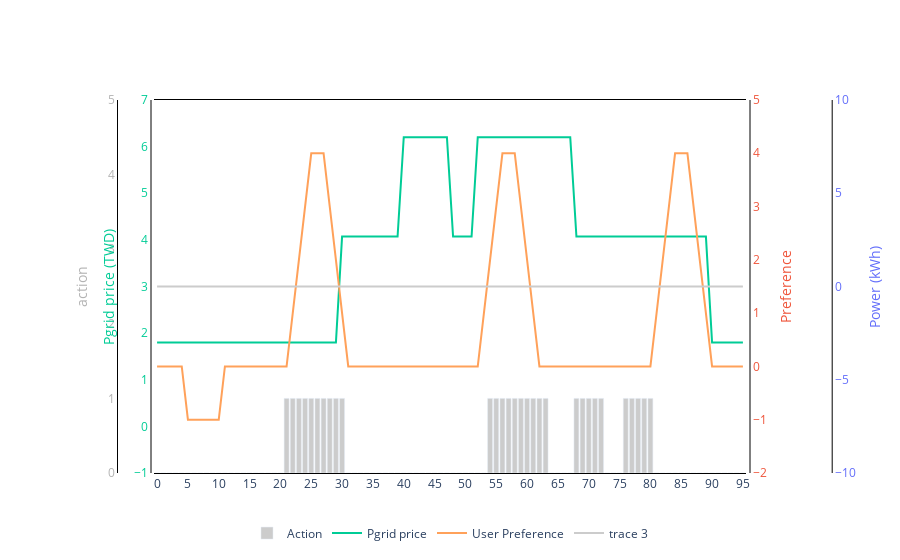
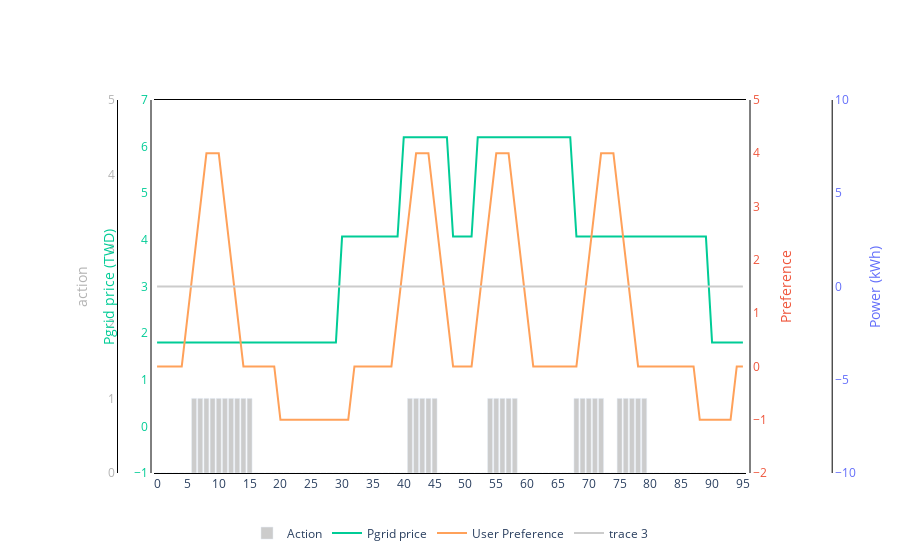
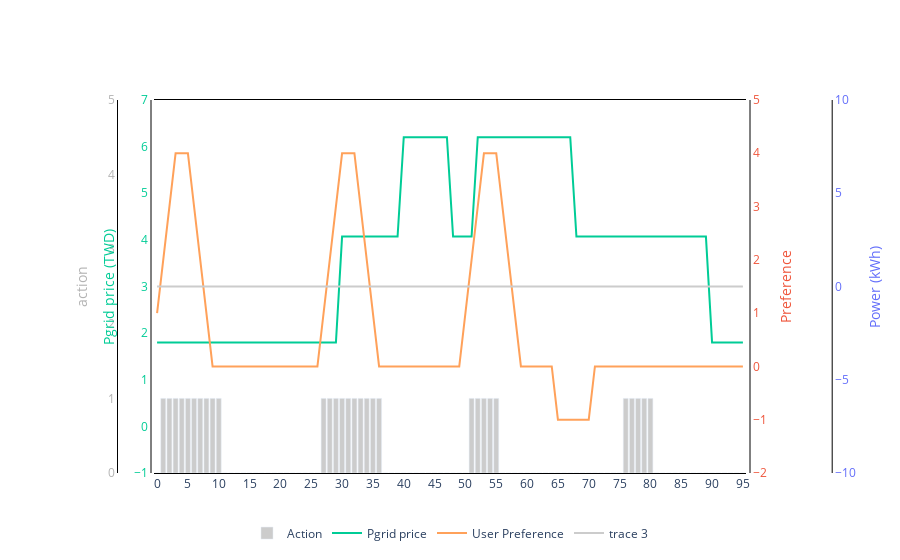
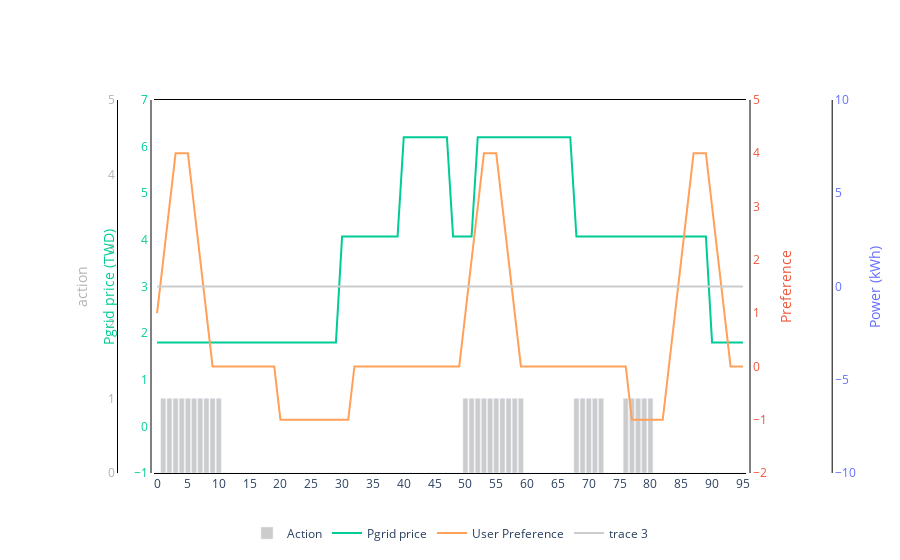

The code cell stored with these charts, in order, in its notebook:
### Code cell
from stable_baselines3 import PPO

import plotly.graph_objects as go

# model =  PPO.load("agent/unint_model_1_nice")
model =  PPO.load("agent/unint_model_f")  

id = 2
#
step = np.array(list(range(0,96)))
env  = UnintEnv(mode = 'test')

for month in range(6,10):
    if   id == 1: # intload_demand1 : 30 power : 1.6
        state , _  = env.reset( id=id, month=month, demand = 30, period = 5, load_power=1.6 )
    elif id == 2: # intload_demand2 : 40 power : 1.5
        state , _  = env.reset( id=id, month=month, demand = 30, period = 5, load_power=1.5  )
    else:         # intload_demand3 : 20 power : 1.3
        state , _  = env.reset( id=id, month=month, demand = 30, period = 5, load_power=1.3  )

    plt_action = []
    plt_price      = env.execute_price
    plt_preference = env.execute_preference
  
    total_rewards = 0
    
    terminated = False
    # for _ in np.arange(20):
    #     action, _ = model.predict(state, deterministic=True)
    #     action = 0
    #     state, reward, terminated, _ , _ = env.step(action)
    #     total_rewards += reward
    #     plt_action.append(env.load_is_on)
    #     if terminated:
    #         break

    for _ in np.arange(96):
        action, _ = model.predict(state,  deterministic=True)
        state, reward, terminated, _ , _ = env.step(action)
        total_rewards += reward
        plt_action.append(env.load_is_on)
        if terminated:
            break

    print('Left remain time = ',env.load_remain_demand)    
    print("Total_reward = ", total_rewards)

    #temperature --------------------------------------------------------------------------------------
    fig = go.Figure()
    fig.add_trace(go.Bar    (x=step,y=plt_action    ,name="Action",marker=dict(color="rgb(204,204,204)")))
    fig.add_trace(go.Scatter(x=step,y=plt_price     ,name="Pgrid price"    ,yaxis="y2",line=dict(color="#00cc96")))
    fig.add_trace(go.Scatter(x=step,y=plt_preference,name="User Preference",yaxis="y3",line=dict(color="#ffa15a")))
    fig.add_trace(go.Scatter(x=step,y=np.zeros(96)  ,yaxis="y4",line=dict(color="rgb(204,204,204)")))

    fig.update_layout(
        xaxis = dict(domain=[0.1, 0.9],tick0 = 0,dtick = 5,showgrid=False),
        yaxis = dict(title="action"      ,titlefont=dict(color="rgb(179,179,179)"), tickfont=dict(color="rgb(179,179,179)"),
                    range=[  0, 5], position = 0.05, showgrid=False , anchor="free", side="left"),

        yaxis2= dict(title="Pgrid price (TWD)",titlefont=dict(color="#00cc96"), tickfont=dict(color="#00cc96"),
                    range=[ -1, 7], position = 0.10, showgrid=False, overlaying="y", anchor="free", side="left" , autoshift=True),
                    
        yaxis3= dict(title="Preference " ,titlefont=dict(color="#ef553b"), tickfont=dict(color="#ef553b"),
                    range=[  -2, 5], position = 0.9, showgrid=False, overlaying="y", anchor="free", side="right", autoshift=True),

        yaxis4= dict(title="Power (kWh) " ,titlefont=dict(color="#636efa"), tickfont=dict(color="#636efa"),
                    range=[  -10, 10], position = 0.95, showgrid=False, overlaying="y", anchor="free", side="right", autoshift=True),
        plot_bgcolor='rgba(0,0,0,0)',legend=dict(orientation="h",yanchor="bottom",y=-0.2,xanchor="center",x=0.5)
    )

    fig.update_xaxes(showline=True,linewidth=1,linecolor='black',mirror=True)
    fig.update_yaxes(showline=True,linewidth=1,linecolor='black',mirror=True)
    fig.show()

### Figure 1 — Plotly figure (JSON) as saved in the notebook; plotly's stock layout.template omitted (floating-point values rounded to 4 significant figures)
{"data": [{"marker": {"color": "rgb(204,204,204)"}, "name": "Action", "type": "bar", "x": [0, 1, 2, 3, 4, 5, 6, 7, 8, 9, 10, 11, 12, 13, 14, 15, 16, 17, 18, 19, 20, 21, 22, 23, 24, 25, 26, 27, 28, 29, 30, 31, 32, 33, 34, 35, 36, 37, 38, 39, 40, 41, 42, 43, 44, 45, 46, 47, 48, 49, 50, 51, 52, 53, 54, 55, 56, 57, 58, 59, 60, 61, 62, 63, 64, 65, 66, 67, 68, 69, 70, 71, 72, 73, 74, 75, 76, 77, 78, 79, 80, 81, 82, 83, 84, 85, 86, 87, 88, 89, 90, 91, 92, 93, 94, 95], "y": [0, 0, 0, 0, 0, 0, 0, 0, 0, 0, 0, 0, 0, 0, 0, 0, 0, 0, 0, 0, 0, 1, 1, 1, 1, 1, 1, 1, 1, 1, 1, 0, 0, 0, 0, 0, 0, 0, 0, 0, 0, 0, 0, 0, 0, 0, 0, 0, 0, 0, 0, 0, 0, 0, 1, 1, 1, 1, 1, 1, 1, 1, 1, 1, 0, 0, 0, 0, 1, 1, 1, 1, 1, 0, 0, 0, 1, 1, 1, 1, 1, 0, 0, 0, 0, 0, 0, 0, 0, 0, 0, 0, 0, 0, 0, 0]}, {"line": {"color": "#00cc96"}, "name": "Pgrid price", "type": "scatter", "x": [0, 1, 2, 3, 4, 5, 6, 7, 8, 9, 10, 11, 12, 13, 14, 15, 16, 17, 18, 19, 20, 21, 22, 23, 24, 25, 26, 27, 28, 29, 30, 31, 32, 33, 34, 35, 36, 37, 38, 39, 40, 41, 42, 43, 44, 45, 46, 47, 48, 49, 50, 51, 52, 53, 54, 55, 56, 57, 58, 59, 60, 61, 62, 63, 64, 65, 66, 67, 68, 69, 70, 71, 72, 73, 74, 75, 76, 77, 78, 79, 80, 81, 82, 83, 84, 85, 86, 87, 88, 89, 90, 91, 92, 93, 94, 95], "y": [1.8, 1.8, 1.8, 1.8, 1.8, 1.8, 1.8, 1.8, 1.8, 1.8, 1.8, 1.8, 1.8, 1.8, 1.8, 1.8, 1.8, 1.8, 1.8, 1.8, 1.8, 1.8, 1.8, 1.8, 1.8, 1.8, 1.8, 1.8, 1.8, 1.8, 4.07, 4.07, 4.07, 4.07, 4.07, 4.07, 4.07, 4.07, 4.07, 4.07, 6.2, 6.2, 6.2, 6.2, 6.2, 6.2, 6.2, 6.2, 4.07, 4.07, 4.07, 4.07, 6.2, 6.2, 6.2, 6.2, 6.2, 6.2, 6.2, 6.2, 6.2, 6.2, 6.2, 6.2, 6.2, 6.2, 6.2, 6.2, 4.07, 4.07, 4.07, 4.07, 4.07, 4.07, 4.07, 4.07, 4.07, 4.07, 4.07, 4.07, 4.07, 4.07, 4.07, 4.07, 4.07, 4.07, 4.07, 4.07, 4.07, 4.07, 1.8, 1.8, 1.8, 1.8, 1.8, 1.8], "yaxis": "y2"}, {"line": {"color": "#ffa15a"}, "name": "User Preference", "type": "scatter", "x": [0, 1, 2, 3, 4, 5, 6, 7, 8, 9, 10, 11, 12, 13, 14, 15, 16, 17, 18, 19, 20, 21, 22, 23, 24, 25, 26, 27, 28, 29, 30, 31, 32, 33, 34, 35, 36, 37, 38, 39, 40, 41, 42, 43, 44, 45, 46, 47, 48, 49, 50, 51, 52, 53, 54, 55, 56, 57, 58, 59, 60, 61, 62, 63, 64, 65, 66, 67, 68, 69, 70, 71, 72, 73, 74, 75, 76, 77, 78, 79, 80, 81, 82, 83, 84, 85, 86, 87, 88, 89, 90, 91, 92, 93, 94, 95], "y": [0, 0, 0, 0, 0, -1, -1, -1, -1, -1, -1, 0, 0, 0, 0, 0, 0, 0, 0, 0, 0, 0, 1, 2, 3, 4, 4, 4, 3, 2, 1, 0, 0, 0, 0, 0, 0, 0, 0, 0, 0, 0, 0, 0, 0, 0, 0, 0, 0, 0, 0, 0, 0, 1, 2, 3, 4, 4, 4, 3, 2, 1, 0, 0, 0, 0, 0, 0, 0, 0, 0, 0, 0, 0, 0, 0, 0, 0, 0, 0, 0, 1, 2, 3, 4, 4, 4, 3, 2, 1, 0, 0, 0, 0, 0, 0], "yaxis": "y3"}, {"line": {"color": "rgb(204,204,204)"}, "type": "scatter", "x": [0, 1, 2, 3, 4, 5, 6, 7, 8, 9, 10, 11, 12, 13, 14, 15, 16, 17, 18, 19, 20, 21, 22, 23, 24, 25, 26, 27, 28, 29, 30, 31, 32, 33, 34, 35, 36, 37, 38, 39, 40, 41, 42, 43, 44, 45, 46, 47, 48, 49, 50, 51, 52, 53, 54, 55, 56, 57, 58, 59, 60, 61, 62, 63, 64, 65, 66, 67, 68, 69, 70, 71, 72, 73, 74, 75, 76, 77, 78, 79, 80, 81, 82, 83, 84, 85, 86, 87, 88, 89, 90, 91, 92, 93, 94, 95], "y": [0, 0, 0, 0, 0, 0, 0, 0, 0, 0, 0, 0, 0, 0, 0, 0, 0, 0, 0, 0, 0, 0, 0, 0, 0, 0, 0, 0, 0, 0, 0, 0, 0, 0, 0, 0, 0, 0, 0, 0, 0, 0, 0, 0, 0, 0, 0, 0, 0, 0, 0, 0, 0, 0, 0, 0, 0, 0, 0, 0, 0, 0, 0, 0, 0, 0, 0, 0, 0, 0, 0, 0, 0, 0, 0, 0, 0, 0, 0, 0, 0, 0, 0, 0, 0, 0, 0, 0, 0, 0, 0, 0, 0, 0, 0, 0], "yaxis": "y4"}], "layout": {"legend": {"orientation": "h", "x": 0.5, "xanchor": "center", "y": -0.2, "yanchor": "bottom"}, "plot_bgcolor": "rgba(0,0,0,0)", "xaxis": {"domain": [0.1, 0.9], "dtick": 5, "linecolor": "black", "linewidth": 1, "mirror": true, "showgrid": false, "showline": true, "tick0": 0}, "yaxis": {"anchor": "free", "linecolor": "black", "linewidth": 1, "mirror": true, "position": 0.05, "range": [0, 5], "showgrid": false, "showline": true, "side": "left", "tickfont": {"color": "rgb(179,179,179)"}, "title": {"font": {"color": "rgb(179,179,179)"}, "text": "action"}}, "yaxis2": {"anchor": "free", "autoshift": true, "linecolor": "black", "linewidth": 1, "mirror": true, "overlaying": "y", "position": 0.1, "range": [-1, 7], "showgrid": false, "showline": true, "side": "left", "tickfont": {"color": "#00cc96"}, "title": {"font": {"color": "#00cc96"}, "text": "Pgrid price (TWD)"}}, "yaxis3": {"anchor": "free", "autoshift": true, "linecolor": "black", "linewidth": 1, "mirror": true, "overlaying": "y", "position": 0.9, "range": [-2, 5], "showgrid": false, "showline": true, "side": "right", "tickfont": {"color": "#ef553b"}, "title": {"font": {"color": "#ef553b"}, "text": "Preference "}}, "yaxis4": {"anchor": "free", "autoshift": true, "linecolor": "black", "linewidth": 1, "mirror": true, "overlaying": "y", "position": 0.95, "range": [-10, 10], "showgrid": false, "showline": true, "side": "right", "tickfont": {"color": "#636efa"}, "title": {"font": {"color": "#636efa"}, "text": "Power (kWh) "}}}}

### Figure 2 — Plotly figure (JSON) as saved in the notebook; plotly's stock layout.template omitted (floating-point values rounded to 4 significant figures)
{"data": [{"marker": {"color": "rgb(204,204,204)"}, "name": "Action", "type": "bar", "x": [0, 1, 2, 3, 4, 5, 6, 7, 8, 9, 10, 11, 12, 13, 14, 15, 16, 17, 18, 19, 20, 21, 22, 23, 24, 25, 26, 27, 28, 29, 30, 31, 32, 33, 34, 35, 36, 37, 38, 39, 40, 41, 42, 43, 44, 45, 46, 47, 48, 49, 50, 51, 52, 53, 54, 55, 56, 57, 58, 59, 60, 61, 62, 63, 64, 65, 66, 67, 68, 69, 70, 71, 72, 73, 74, 75, 76, 77, 78, 79, 80, 81, 82, 83, 84, 85, 86, 87, 88, 89, 90, 91, 92, 93, 94, 95], "y": [0, 0, 0, 0, 0, 0, 1, 1, 1, 1, 1, 1, 1, 1, 1, 1, 0, 0, 0, 0, 0, 0, 0, 0, 0, 0, 0, 0, 0, 0, 0, 0, 0, 0, 0, 0, 0, 0, 0, 0, 0, 1, 1, 1, 1, 1, 0, 0, 0, 0, 0, 0, 0, 0, 1, 1, 1, 1, 1, 0, 0, 0, 0, 0, 0, 0, 0, 0, 1, 1, 1, 1, 1, 0, 0, 1, 1, 1, 1, 1, 0, 0, 0, 0, 0, 0, 0, 0, 0, 0, 0, 0, 0, 0, 0, 0]}, {"line": {"color": "#00cc96"}, "name": "Pgrid price", "type": "scatter", "x": [0, 1, 2, 3, 4, 5, 6, 7, 8, 9, 10, 11, 12, 13, 14, 15, 16, 17, 18, 19, 20, 21, 22, 23, 24, 25, 26, 27, 28, 29, 30, 31, 32, 33, 34, 35, 36, 37, 38, 39, 40, 41, 42, 43, 44, 45, 46, 47, 48, 49, 50, 51, 52, 53, 54, 55, 56, 57, 58, 59, 60, 61, 62, 63, 64, 65, 66, 67, 68, 69, 70, 71, 72, 73, 74, 75, 76, 77, 78, 79, 80, 81, 82, 83, 84, 85, 86, 87, 88, 89, 90, 91, 92, 93, 94, 95], "y": [1.8, 1.8, 1.8, 1.8, 1.8, 1.8, 1.8, 1.8, 1.8, 1.8, 1.8, 1.8, 1.8, 1.8, 1.8, 1.8, 1.8, 1.8, 1.8, 1.8, 1.8, 1.8, 1.8, 1.8, 1.8, 1.8, 1.8, 1.8, 1.8, 1.8, 4.07, 4.07, 4.07, 4.07, 4.07, 4.07, 4.07, 4.07, 4.07, 4.07, 6.2, 6.2, 6.2, 6.2, 6.2, 6.2, 6.2, 6.2, 4.07, 4.07, 4.07, 4.07, 6.2, 6.2, 6.2, 6.2, 6.2, 6.2, 6.2, 6.2, 6.2, 6.2, 6.2, 6.2, 6.2, 6.2, 6.2, 6.2, 4.07, 4.07, 4.07, 4.07, 4.07, 4.07, 4.07, 4.07, 4.07, 4.07, 4.07, 4.07, 4.07, 4.07, 4.07, 4.07, 4.07, 4.07, 4.07, 4.07, 4.07, 4.07, 1.8, 1.8, 1.8, 1.8, 1.8, 1.8], "yaxis": "y2"}, {"line": {"color": "#ffa15a"}, "name": "User Preference", "type": "scatter", "x": [0, 1, 2, 3, 4, 5, 6, 7, 8, 9, 10, 11, 12, 13, 14, 15, 16, 17, 18, 19, 20, 21, 22, 23, 24, 25, 26, 27, 28, 29, 30, 31, 32, 33, 34, 35, 36, 37, 38, 39, 40, 41, 42, 43, 44, 45, 46, 47, 48, 49, 50, 51, 52, 53, 54, 55, 56, 57, 58, 59, 60, 61, 62, 63, 64, 65, 66, 67, 68, 69, 70, 71, 72, 73, 74, 75, 76, 77, 78, 79, 80, 81, 82, 83, 84, 85, 86, 87, 88, 89, 90, 91, 92, 93, 94, 95], "y": [0, 0, 0, 0, 0, 1, 2, 3, 4, 4, 4, 3, 2, 1, 0, 0, 0, 0, 0, 0, -1, -1, -1, -1, -1, -1, -1, -1, -1, -1, -1, -1, 0, 0, 0, 0, 0, 0, 0, 1, 2, 3, 4, 4, 4, 3, 2, 1, 0, 0, 0, 0, 1, 2, 3, 4, 4, 4, 3, 2, 1, 0, 0, 0, 0, 0, 0, 0, 0, 1, 2, 3, 4, 4, 4, 3, 2, 1, 0, 0, 0, 0, 0, 0, 0, 0, 0, 0, -1, -1, -1, -1, -1, -1, 0, 0], "yaxis": "y3"}, {"line": {"color": "rgb(204,204,204)"}, "type": "scatter", "x": [0, 1, 2, 3, 4, 5, 6, 7, 8, 9, 10, 11, 12, 13, 14, 15, 16, 17, 18, 19, 20, 21, 22, 23, 24, 25, 26, 27, 28, 29, 30, 31, 32, 33, 34, 35, 36, 37, 38, 39, 40, 41, 42, 43, 44, 45, 46, 47, 48, 49, 50, 51, 52, 53, 54, 55, 56, 57, 58, 59, 60, 61, 62, 63, 64, 65, 66, 67, 68, 69, 70, 71, 72, 73, 74, 75, 76, 77, 78, 79, 80, 81, 82, 83, 84, 85, 86, 87, 88, 89, 90, 91, 92, 93, 94, 95], "y": [0, 0, 0, 0, 0, 0, 0, 0, 0, 0, 0, 0, 0, 0, 0, 0, 0, 0, 0, 0, 0, 0, 0, 0, 0, 0, 0, 0, 0, 0, 0, 0, 0, 0, 0, 0, 0, 0, 0, 0, 0, 0, 0, 0, 0, 0, 0, 0, 0, 0, 0, 0, 0, 0, 0, 0, 0, 0, 0, 0, 0, 0, 0, 0, 0, 0, 0, 0, 0, 0, 0, 0, 0, 0, 0, 0, 0, 0, 0, 0, 0, 0, 0, 0, 0, 0, 0, 0, 0, 0, 0, 0, 0, 0, 0, 0], "yaxis": "y4"}], "layout": {"legend": {"orientation": "h", "x": 0.5, "xanchor": "center", "y": -0.2, "yanchor": "bottom"}, "plot_bgcolor": "rgba(0,0,0,0)", "xaxis": {"domain": [0.1, 0.9], "dtick": 5, "linecolor": "black", "linewidth": 1, "mirror": true, "showgrid": false, "showline": true, "tick0": 0}, "yaxis": {"anchor": "free", "linecolor": "black", "linewidth": 1, "mirror": true, "position": 0.05, "range": [0, 5], "showgrid": false, "showline": true, "side": "left", "tickfont": {"color": "rgb(179,179,179)"}, "title": {"font": {"color": "rgb(179,179,179)"}, "text": "action"}}, "yaxis2": {"anchor": "free", "autoshift": true, "linecolor": "black", "linewidth": 1, "mirror": true, "overlaying": "y", "position": 0.1, "range": [-1, 7], "showgrid": false, "showline": true, "side": "left", "tickfont": {"color": "#00cc96"}, "title": {"font": {"color": "#00cc96"}, "text": "Pgrid price (TWD)"}}, "yaxis3": {"anchor": "free", "autoshift": true, "linecolor": "black", "linewidth": 1, "mirror": true, "overlaying": "y", "position": 0.9, "range": [-2, 5], "showgrid": false, "showline": true, "side": "right", "tickfont": {"color": "#ef553b"}, "title": {"font": {"color": "#ef553b"}, "text": "Preference "}}, "yaxis4": {"anchor": "free", "autoshift": true, "linecolor": "black", "linewidth": 1, "mirror": true, "overlaying": "y", "position": 0.95, "range": [-10, 10], "showgrid": false, "showline": true, "side": "right", "tickfont": {"color": "#636efa"}, "title": {"font": {"color": "#636efa"}, "text": "Power (kWh) "}}}}

### Figure 3 — Plotly figure (JSON) as saved in the notebook; plotly's stock layout.template omitted (floating-point values rounded to 4 significant figures)
{"data": [{"marker": {"color": "rgb(204,204,204)"}, "name": "Action", "type": "bar", "x": [0, 1, 2, 3, 4, 5, 6, 7, 8, 9, 10, 11, 12, 13, 14, 15, 16, 17, 18, 19, 20, 21, 22, 23, 24, 25, 26, 27, 28, 29, 30, 31, 32, 33, 34, 35, 36, 37, 38, 39, 40, 41, 42, 43, 44, 45, 46, 47, 48, 49, 50, 51, 52, 53, 54, 55, 56, 57, 58, 59, 60, 61, 62, 63, 64, 65, 66, 67, 68, 69, 70, 71, 72, 73, 74, 75, 76, 77, 78, 79, 80, 81, 82, 83, 84, 85, 86, 87, 88, 89, 90, 91, 92, 93, 94, 95], "y": [0, 1, 1, 1, 1, 1, 1, 1, 1, 1, 1, 0, 0, 0, 0, 0, 0, 0, 0, 0, 0, 0, 0, 0, 0, 0, 0, 1, 1, 1, 1, 1, 1, 1, 1, 1, 1, 0, 0, 0, 0, 0, 0, 0, 0, 0, 0, 0, 0, 0, 0, 1, 1, 1, 1, 1, 0, 0, 0, 0, 0, 0, 0, 0, 0, 0, 0, 0, 0, 0, 0, 0, 0, 0, 0, 0, 1, 1, 1, 1, 1, 0, 0, 0, 0, 0, 0, 0, 0, 0, 0, 0, 0, 0, 0, 0]}, {"line": {"color": "#00cc96"}, "name": "Pgrid price", "type": "scatter", "x": [0, 1, 2, 3, 4, 5, 6, 7, 8, 9, 10, 11, 12, 13, 14, 15, 16, 17, 18, 19, 20, 21, 22, 23, 24, 25, 26, 27, 28, 29, 30, 31, 32, 33, 34, 35, 36, 37, 38, 39, 40, 41, 42, 43, 44, 45, 46, 47, 48, 49, 50, 51, 52, 53, 54, 55, 56, 57, 58, 59, 60, 61, 62, 63, 64, 65, 66, 67, 68, 69, 70, 71, 72, 73, 74, 75, 76, 77, 78, 79, 80, 81, 82, 83, 84, 85, 86, 87, 88, 89, 90, 91, 92, 93, 94, 95], "y": [1.8, 1.8, 1.8, 1.8, 1.8, 1.8, 1.8, 1.8, 1.8, 1.8, 1.8, 1.8, 1.8, 1.8, 1.8, 1.8, 1.8, 1.8, 1.8, 1.8, 1.8, 1.8, 1.8, 1.8, 1.8, 1.8, 1.8, 1.8, 1.8, 1.8, 4.07, 4.07, 4.07, 4.07, 4.07, 4.07, 4.07, 4.07, 4.07, 4.07, 6.2, 6.2, 6.2, 6.2, 6.2, 6.2, 6.2, 6.2, 4.07, 4.07, 4.07, 4.07, 6.2, 6.2, 6.2, 6.2, 6.2, 6.2, 6.2, 6.2, 6.2, 6.2, 6.2, 6.2, 6.2, 6.2, 6.2, 6.2, 4.07, 4.07, 4.07, 4.07, 4.07, 4.07, 4.07, 4.07, 4.07, 4.07, 4.07, 4.07, 4.07, 4.07, 4.07, 4.07, 4.07, 4.07, 4.07, 4.07, 4.07, 4.07, 1.8, 1.8, 1.8, 1.8, 1.8, 1.8], "yaxis": "y2"}, {"line": {"color": "#ffa15a"}, "name": "User Preference", "type": "scatter", "x": [0, 1, 2, 3, 4, 5, 6, 7, 8, 9, 10, 11, 12, 13, 14, 15, 16, 17, 18, 19, 20, 21, 22, 23, 24, 25, 26, 27, 28, 29, 30, 31, 32, 33, 34, 35, 36, 37, 38, 39, 40, 41, 42, 43, 44, 45, 46, 47, 48, 49, 50, 51, 52, 53, 54, 55, 56, 57, 58, 59, 60, 61, 62, 63, 64, 65, 66, 67, 68, 69, 70, 71, 72, 73, 74, 75, 76, 77, 78, 79, 80, 81, 82, 83, 84, 85, 86, 87, 88, 89, 90, 91, 92, 93, 94, 95], "y": [1, 2, 3, 4, 4, 4, 3, 2, 1, 0, 0, 0, 0, 0, 0, 0, 0, 0, 0, 0, 0, 0, 0, 0, 0, 0, 0, 1, 2, 3, 4, 4, 4, 3, 2, 1, 0, 0, 0, 0, 0, 0, 0, 0, 0, 0, 0, 0, 0, 0, 1, 2, 3, 4, 4, 4, 3, 2, 1, 0, 0, 0, 0, 0, 0, -1, -1, -1, -1, -1, -1, 0, 0, 0, 0, 0, 0, 0, 0, 0, 0, 0, 0, 0, 0, 0, 0, 0, 0, 0, 0, 0, 0, 0, 0, 0], "yaxis": "y3"}, {"line": {"color": "rgb(204,204,204)"}, "type": "scatter", "x": [0, 1, 2, 3, 4, 5, 6, 7, 8, 9, 10, 11, 12, 13, 14, 15, 16, 17, 18, 19, 20, 21, 22, 23, 24, 25, 26, 27, 28, 29, 30, 31, 32, 33, 34, 35, 36, 37, 38, 39, 40, 41, 42, 43, 44, 45, 46, 47, 48, 49, 50, 51, 52, 53, 54, 55, 56, 57, 58, 59, 60, 61, 62, 63, 64, 65, 66, 67, 68, 69, 70, 71, 72, 73, 74, 75, 76, 77, 78, 79, 80, 81, 82, 83, 84, 85, 86, 87, 88, 89, 90, 91, 92, 93, 94, 95], "y": [0, 0, 0, 0, 0, 0, 0, 0, 0, 0, 0, 0, 0, 0, 0, 0, 0, 0, 0, 0, 0, 0, 0, 0, 0, 0, 0, 0, 0, 0, 0, 0, 0, 0, 0, 0, 0, 0, 0, 0, 0, 0, 0, 0, 0, 0, 0, 0, 0, 0, 0, 0, 0, 0, 0, 0, 0, 0, 0, 0, 0, 0, 0, 0, 0, 0, 0, 0, 0, 0, 0, 0, 0, 0, 0, 0, 0, 0, 0, 0, 0, 0, 0, 0, 0, 0, 0, 0, 0, 0, 0, 0, 0, 0, 0, 0], "yaxis": "y4"}], "layout": {"legend": {"orientation": "h", "x": 0.5, "xanchor": "center", "y": -0.2, "yanchor": "bottom"}, "plot_bgcolor": "rgba(0,0,0,0)", "xaxis": {"domain": [0.1, 0.9], "dtick": 5, "linecolor": "black", "linewidth": 1, "mirror": true, "showgrid": false, "showline": true, "tick0": 0}, "yaxis": {"anchor": "free", "linecolor": "black", "linewidth": 1, "mirror": true, "position": 0.05, "range": [0, 5], "showgrid": false, "showline": true, "side": "left", "tickfont": {"color": "rgb(179,179,179)"}, "title": {"font": {"color": "rgb(179,179,179)"}, "text": "action"}}, "yaxis2": {"anchor": "free", "autoshift": true, "linecolor": "black", "linewidth": 1, "mirror": true, "overlaying": "y", "position": 0.1, "range": [-1, 7], "showgrid": false, "showline": true, "side": "left", "tickfont": {"color": "#00cc96"}, "title": {"font": {"color": "#00cc96"}, "text": "Pgrid price (TWD)"}}, "yaxis3": {"anchor": "free", "autoshift": true, "linecolor": "black", "linewidth": 1, "mirror": true, "overlaying": "y", "position": 0.9, "range": [-2, 5], "showgrid": false, "showline": true, "side": "right", "tickfont": {"color": "#ef553b"}, "title": {"font": {"color": "#ef553b"}, "text": "Preference "}}, "yaxis4": {"anchor": "free", "autoshift": true, "linecolor": "black", "linewidth": 1, "mirror": true, "overlaying": "y", "position": 0.95, "range": [-10, 10], "showgrid": false, "showline": true, "side": "right", "tickfont": {"color": "#636efa"}, "title": {"font": {"color": "#636efa"}, "text": "Power (kWh) "}}}}

### Figure 4 — Plotly figure (JSON) as saved in the notebook; plotly's stock layout.template omitted (floating-point values rounded to 4 significant figures)
{"data": [{"marker": {"color": "rgb(204,204,204)"}, "name": "Action", "type": "bar", "x": [0, 1, 2, 3, 4, 5, 6, 7, 8, 9, 10, 11, 12, 13, 14, 15, 16, 17, 18, 19, 20, 21, 22, 23, 24, 25, 26, 27, 28, 29, 30, 31, 32, 33, 34, 35, 36, 37, 38, 39, 40, 41, 42, 43, 44, 45, 46, 47, 48, 49, 50, 51, 52, 53, 54, 55, 56, 57, 58, 59, 60, 61, 62, 63, 64, 65, 66, 67, 68, 69, 70, 71, 72, 73, 74, 75, 76, 77, 78, 79, 80, 81, 82, 83, 84, 85, 86, 87, 88, 89, 90, 91, 92, 93, 94, 95], "y": [0, 1, 1, 1, 1, 1, 1, 1, 1, 1, 1, 0, 0, 0, 0, 0, 0, 0, 0, 0, 0, 0, 0, 0, 0, 0, 0, 0, 0, 0, 0, 0, 0, 0, 0, 0, 0, 0, 0, 0, 0, 0, 0, 0, 0, 0, 0, 0, 0, 0, 1, 1, 1, 1, 1, 1, 1, 1, 1, 1, 0, 0, 0, 0, 0, 0, 0, 0, 1, 1, 1, 1, 1, 0, 0, 0, 1, 1, 1, 1, 1, 0, 0, 0, 0, 0, 0, 0, 0, 0, 0, 0, 0, 0, 0, 0]}, {"line": {"color": "#00cc96"}, "name": "Pgrid price", "type": "scatter", "x": [0, 1, 2, 3, 4, 5, 6, 7, 8, 9, 10, 11, 12, 13, 14, 15, 16, 17, 18, 19, 20, 21, 22, 23, 24, 25, 26, 27, 28, 29, 30, 31, 32, 33, 34, 35, 36, 37, 38, 39, 40, 41, 42, 43, 44, 45, 46, 47, 48, 49, 50, 51, 52, 53, 54, 55, 56, 57, 58, 59, 60, 61, 62, 63, 64, 65, 66, 67, 68, 69, 70, 71, 72, 73, 74, 75, 76, 77, 78, 79, 80, 81, 82, 83, 84, 85, 86, 87, 88, 89, 90, 91, 92, 93, 94, 95], "y": [1.8, 1.8, 1.8, 1.8, 1.8, 1.8, 1.8, 1.8, 1.8, 1.8, 1.8, 1.8, 1.8, 1.8, 1.8, 1.8, 1.8, 1.8, 1.8, 1.8, 1.8, 1.8, 1.8, 1.8, 1.8, 1.8, 1.8, 1.8, 1.8, 1.8, 4.07, 4.07, 4.07, 4.07, 4.07, 4.07, 4.07, 4.07, 4.07, 4.07, 6.2, 6.2, 6.2, 6.2, 6.2, 6.2, 6.2, 6.2, 4.07, 4.07, 4.07, 4.07, 6.2, 6.2, 6.2, 6.2, 6.2, 6.2, 6.2, 6.2, 6.2, 6.2, 6.2, 6.2, 6.2, 6.2, 6.2, 6.2, 4.07, 4.07, 4.07, 4.07, 4.07, 4.07, 4.07, 4.07, 4.07, 4.07, 4.07, 4.07, 4.07, 4.07, 4.07, 4.07, 4.07, 4.07, 4.07, 4.07, 4.07, 4.07, 1.8, 1.8, 1.8, 1.8, 1.8, 1.8], "yaxis": "y2"}, {"line": {"color": "#ffa15a"}, "name": "User Preference", "type": "scatter", "x": [0, 1, 2, 3, 4, 5, 6, 7, 8, 9, 10, 11, 12, 13, 14, 15, 16, 17, 18, 19, 20, 21, 22, 23, 24, 25, 26, 27, 28, 29, 30, 31, 32, 33, 34, 35, 36, 37, 38, 39, 40, 41, 42, 43, 44, 45, 46, 47, 48, 49, 50, 51, 52, 53, 54, 55, 56, 57, 58, 59, 60, 61, 62, 63, 64, 65, 66, 67, 68, 69, 70, 71, 72, 73, 74, 75, 76, 77, 78, 79, 80, 81, 82, 83, 84, 85, 86, 87, 88, 89, 90, 91, 92, 93, 94, 95], "y": [1, 2, 3, 4, 4, 4, 3, 2, 1, 0, 0, 0, 0, 0, 0, 0, 0, 0, 0, 0, -1, -1, -1, -1, -1, -1, -1, -1, -1, -1, -1, -1, 0, 0, 0, 0, 0, 0, 0, 0, 0, 0, 0, 0, 0, 0, 0, 0, 0, 0, 1, 2, 3, 4, 4, 4, 3, 2, 1, 0, 0, 0, 0, 0, 0, 0, 0, 0, 0, 0, 0, 0, 0, 0, 0, 0, 0, -1, -1, -1, -1, -1, -1, 0, 1, 2, 3, 4, 4, 4, 3, 2, 1, 0, 0, 0], "yaxis": "y3"}, {"line": {"color": "rgb(204,204,204)"}, "type": "scatter", "x": [0, 1, 2, 3, 4, 5, 6, 7, 8, 9, 10, 11, 12, 13, 14, 15, 16, 17, 18, 19, 20, 21, 22, 23, 24, 25, 26, 27, 28, 29, 30, 31, 32, 33, 34, 35, 36, 37, 38, 39, 40, 41, 42, 43, 44, 45, 46, 47, 48, 49, 50, 51, 52, 53, 54, 55, 56, 57, 58, 59, 60, 61, 62, 63, 64, 65, 66, 67, 68, 69, 70, 71, 72, 73, 74, 75, 76, 77, 78, 79, 80, 81, 82, 83, 84, 85, 86, 87, 88, 89, 90, 91, 92, 93, 94, 95], "y": [0, 0, 0, 0, 0, 0, 0, 0, 0, 0, 0, 0, 0, 0, 0, 0, 0, 0, 0, 0, 0, 0, 0, 0, 0, 0, 0, 0, 0, 0, 0, 0, 0, 0, 0, 0, 0, 0, 0, 0, 0, 0, 0, 0, 0, 0, 0, 0, 0, 0, 0, 0, 0, 0, 0, 0, 0, 0, 0, 0, 0, 0, 0, 0, 0, 0, 0, 0, 0, 0, 0, 0, 0, 0, 0, 0, 0, 0, 0, 0, 0, 0, 0, 0, 0, 0, 0, 0, 0, 0, 0, 0, 0, 0, 0, 0], "yaxis": "y4"}], "layout": {"legend": {"orientation": "h", "x": 0.5, "xanchor": "center", "y": -0.2, "yanchor": "bottom"}, "plot_bgcolor": "rgba(0,0,0,0)", "xaxis": {"domain": [0.1, 0.9], "dtick": 5, "linecolor": "black", "linewidth": 1, "mirror": true, "showgrid": false, "showline": true, "tick0": 0}, "yaxis": {"anchor": "free", "linecolor": "black", "linewidth": 1, "mirror": true, "position": 0.05, "range": [0, 5], "showgrid": false, "showline": true, "side": "left", "tickfont": {"color": "rgb(179,179,179)"}, "title": {"font": {"color": "rgb(179,179,179)"}, "text": "action"}}, "yaxis2": {"anchor": "free", "autoshift": true, "linecolor": "black", "linewidth": 1, "mirror": true, "overlaying": "y", "position": 0.1, "range": [-1, 7], "showgrid": false, "showline": true, "side": "left", "tickfont": {"color": "#00cc96"}, "title": {"font": {"color": "#00cc96"}, "text": "Pgrid price (TWD)"}}, "yaxis3": {"anchor": "free", "autoshift": true, "linecolor": "black", "linewidth": 1, "mirror": true, "overlaying": "y", "position": 0.9, "range": [-2, 5], "showgrid": false, "showline": true, "side": "right", "tickfont": {"color": "#ef553b"}, "title": {"font": {"color": "#ef553b"}, "text": "Preference "}}, "yaxis4": {"anchor": "free", "autoshift": true, "linecolor": "black", "linewidth": 1, "mirror": true, "overlaying": "y", "position": 0.95, "range": [-10, 10], "showgrid": false, "showline": true, "side": "right", "tickfont": {"color": "#636efa"}, "title": {"font": {"color": "#636efa"}, "text": "Power (kWh) "}}}}
